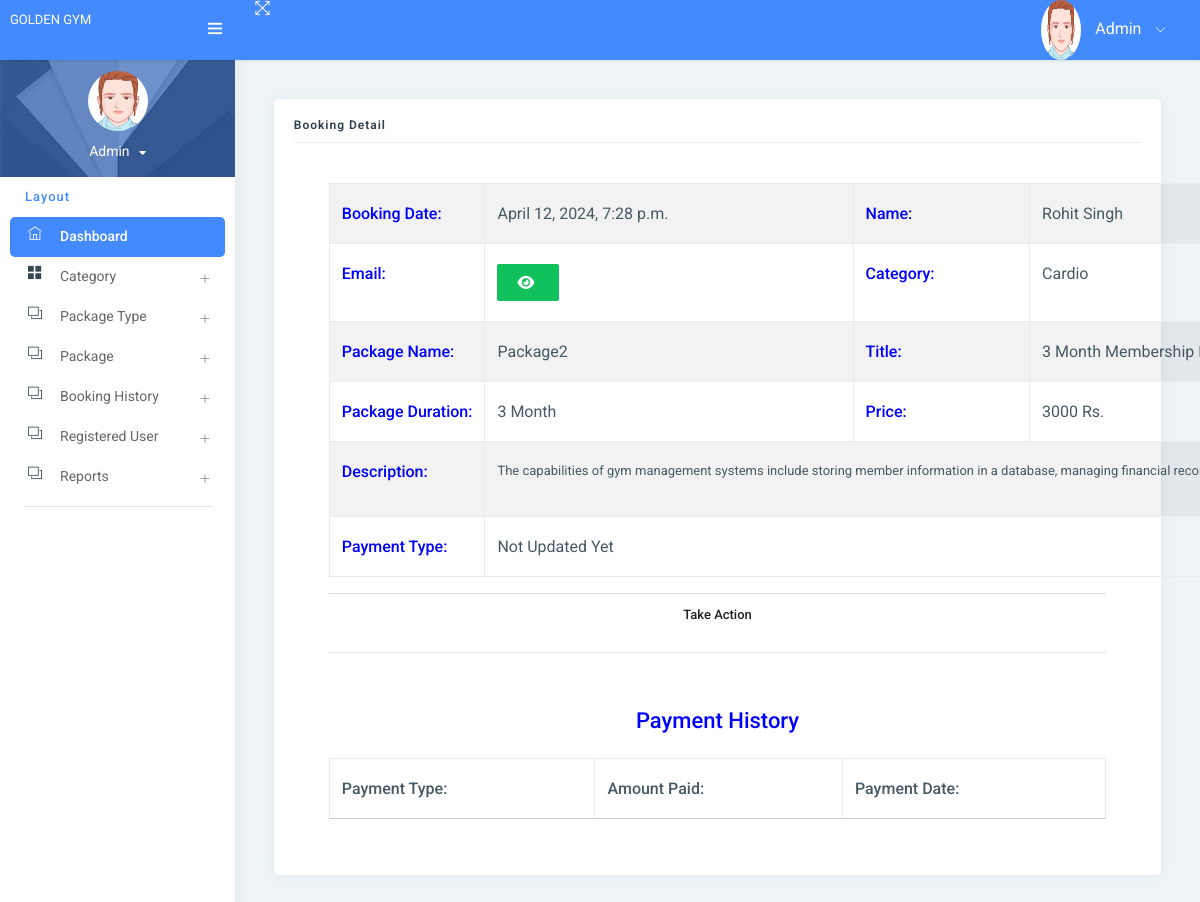
Screenshot of /booking_detail/5/ (signed in) with the database file from the repository.
### gym/models.py (models this page shows, shortened)
class Booking(models.Model):
    package = models.ForeignKey(Package, on_delete=models.CASCADE, null=True, blank=True)
    register = models.ForeignKey(Signup, on_delete=models.CASCADE, null=True, blank=True)
    bookingnumber = models.CharField(max_length=100, null=True, blank=True)
    status = models.IntegerField(choices=STATUS, default=1)
    creationdate = models.DateTimeField(auto_now_add=True)

class Signup(models.Model):
    user = models.ForeignKey(User, on_delete=models.CASCADE, null=True)
    mobile = models.CharField(max_length=15, null=True)
    state = models.CharField(max_length=150, null=True)
    city = models.CharField(max_length=150, null=True)
    address = models.CharField(max_length=200, null=True)
    creationdate = models.DateTimeField(auto_now_add=True)

class Package(models.Model):
    category = models.ForeignKey(Category, on_delete=models.CASCADE, null=True)
    packagename = models.ForeignKey(Packagetype, on_delete=models.CASCADE, null=True)
    titlename = models.CharField(max_length=200, null=True)
    packageduration = models.CharField(max_length=50, null=True)
    price = models.CharField(max_length=200, null=True)
    description = models.CharField(max_length=200, null=True)
    creationdate = models.DateTimeField(auto_now_add=True)

class Category(models.Model):
    categoryname = models.CharField(max_length=200, null=True)
    status = models.CharField(max_length=300, null=True)
    creationdate = models.DateTimeField(auto_now_add=True)

class Packagetype(models.Model):
    category = models.ForeignKey(Category, on_delete=models.CASCADE, null=True)
    packagename = models.CharField(max_length=200, null=True)
    creationdate = models.DateTimeField(auto_now_add=True)
    def __str__(self):
        return self.packagename

### gym/views.py (the view, shortened to what this page needs)
# urls.py: path('booking_detail/<int:pid>/', booking_detail, name="booking_detail"),
def booking_detail(request, pid):
    data = Booking.objects.get(id=pid)
    payment = Paymenthistory.objects.filter(booking=data)
    if request.user.is_staff:
        return render(request, "admin/admin_booking_detail.html", locals())
    else:
        return render(request, "user_booking_detail.html", locals())

### gym/templates/admin/admin_booking_detail.html (shortened to what this page needs)
{% extends 'admin_base.html' %}
{% load static custom_tags %}
{% block main %}
<link rel="stylesheet" href="https://cdnjs.cloudflare.com/ajax/libs/font-awesome/6.2.0/css/all.min.css" />
<div class="pcoded-inner-content">
    <div class="main-body">
        <div class="page-wrapper">
            <div class="page-body">
                <div class="row">
                    <div class="col-sm-12">
                        <div class="card">
                            <div class="card-block">
                                <h4 class="sub-title">Booking Detail</h4>
                                <div class="card-body">
                                <div class="container">
                                    <table id="example1" class="table table-bordered table-striped">
                                        <tr>
                                            <th style="color:blue">Booking Date:</th>
                                            <td>{{data.creationdate}}</td>
                                            <th style="color:blue">Name:</th>
                                            <td>{{data.register.user.first_name}}{{data.register.user.last_name}}</td>
                                        </tr>
                                        <tr>
                                            <th style="color:blue">Email:</th>
                                            <td>
                                                <button type="button" class="btn btn-success" id="email-btn-{{forloop.counter}}" onclick="togglePassword('email-{{forloop.counter}}', this.id)"><i class="fa fa-eye"></i></button>
                                            </td>
                                            <th style="color:blue">Category:</th>
                                            <td>{{data.package.category.categoryname}}</td>
                                        </tr>
                                        <tr>
                                            <th style="color:blue">Package Name:</th>
                                            <td>{{data.package.packagename}}</td>
                                            <th style="color:blue">Title:</th>
                                            <td>{{data.package.titlename}}</td>
                                        </tr>
                                        <tr>
                                            <th style="color:blue">Package Duration:</th>
                                            <td>{{data.package.packageduration}}</td>
                                            <th style="color:blue">Price:</th>
                                            <td>{{data.package.price}} Rs.</td>
                                        </tr>
                                        <tr>
                                            <th style="color:blue">Description:</th>
                                            <td colspan="12">{{data.package.description|safe}}</td>
                                        </tr>
                                        <tr>
                                            <th style="color:blue">Payment Type:</th>
                                             <td colspan="12">{{data.get_status_display}}</td>
                                        </tr>
                                    </table>
                                    {% if data.status == 1 %}
                                    <center>
                                        <div class="accordion-heading" role="tab" id="headingOne">
                                                <h3 class="card-title accordion-title"><a class="accordion-msg waves-effect waves-dark" data-toggle="collapse" data-parent="#accordion" href="#collapseOne" aria-expanded="true" aria-controls="collapseOne">
                                                    Take Action</a>
                                                </h3>
                                        </div>
                                    </center>
                                    {% endif %}
                                    <hr>
                                    {% if data.status != "New" %}
                                    <table id="example6" class="table table-bordered table-striped">
                                        <div class="card-body">
                                            <tr>
                                                <center>
                                                    <h4 style="color:blue">Payment History</h4>
                                                </center>
                                            </tr>
                                            <table id="example5" class="table table-bordered table-striped">
                                                <thead>
                                                <tr>
                                                    <th>Payment Type:</th>
                                                    <th>Amount Paid:</th>
                                                    <th>Payment Date:</th>
                                                </tr>
                                                </thead>
                                            </table>
                                        </div>
                                    </table>
                                    {% endif %}
                                </div>
                                </div>
                            </div>
                        </div>
                    </div>
                </div>
            </div>
        </div>
    </div>
</div>
{% endblock %}

### gym/templates/admin/admin_booking_detail.html (style rules this page uses)
td { padding:0px; }

### rows the page displays
Booking: creationdate "April 12, 2024, 7:28 p.m.", register.user.first_name "Rohit", register.user.last_name "Singh", package.category.categoryname "Cardio", package.packagename "Package2", package.titlename "3 Month Membership…", package.packageduration "3 Month", package.price "3000", package.description "The capabilities of gym management systems include storing member information in a database, managing financial…", status "Not Updated Yet"
